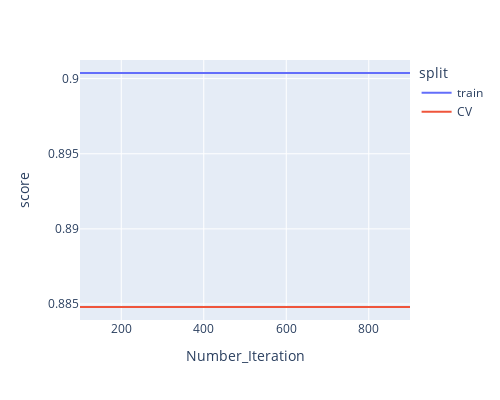
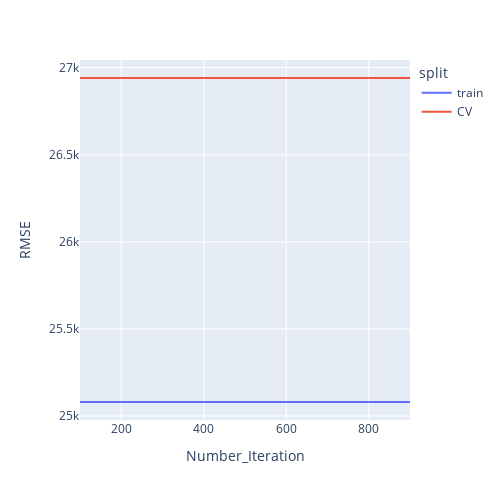

The notebook cell these images were saved under, in order:
### Markdown cell above
### Max Iteration
Another hyperparametic to our SGD regressor. The maximum number of passes over the training data (aka epochs). It only impacts the behavior in the fit method ,let's see if there any improvement by changing the 'max_iter' value.

### Code cell
MAX_ITER_NUMBERS = 1000
k = 5
numerical_cols = X.select_dtypes(include=['int64', 'float64']).columns
categorical_cols = X.select_dtypes(include=['object', 'bool']).columns
    
Max_Iter_score_loss_df = pd.DataFrame(columns=['Number_Iteration', 'split', 'score', 'RMSE'])
for i in tqdm(range(100, MAX_ITER_NUMBERS,100), desc='Max Iteration Regularization'):
    
    ct = ColumnTransformer([("encoding", OneHotEncoder(sparse=False, handle_unknown='ignore'), categorical_cols),
                ("standard", StandardScaler(), numerical_cols)])
    
    model_pipe = make_pipeline(ct,SGDRegressor(eta0 = optimal_eta0,max_iter = i, random_state=1))
    val_score, val_loss, train_score, train_loss = get_cv_score_and_loss(X, t, model_pipe, k=k, p=None, show_score_loss_graphs=False, use_pbar=False)
    Max_Iter_score_loss_df.loc[len(Max_Iter_score_loss_df)] = [i, 'train', train_score, train_loss]
    Max_Iter_score_loss_df.loc[len(Max_Iter_score_loss_df)] = [i, 'CV', val_score, val_loss]

 
fig = px.line(Max_Iter_score_loss_df, x='Number_Iteration', y='score', color='split')
fig.update_layout(autosize=False,    width=500,    height=400)
fig.show()
fig = px.line(Max_Iter_score_loss_df, x='Number_Iteration', y='RMSE', color='split')
fig.update_layout(autosize=False,    width=500,    height=500)
fig.show()

### Figure 1 — Plotly figure (JSON) as saved in the notebook; plotly's stock layout.template omitted (floating-point values rounded to 4 significant figures)
{"data": [{"hovertemplate": "split=train<br>Number_Iteration=%{x}<br>score=%{y}<extra></extra>", "legendgroup": "train", "line": {"color": "#636efa", "dash": "solid"}, "mode": "lines", "name": "train", "orientation": "v", "showlegend": true, "type": "scatter", "x": [100, 200, 300, 400, 500, 600, 700, 800, 900], "xaxis": "x", "y": [0.9004, 0.9004, 0.9004, 0.9004, 0.9004, 0.9004, 0.9004, 0.9004, 0.9004], "yaxis": "y"}, {"hovertemplate": "split=CV<br>Number_Iteration=%{x}<br>score=%{y}<extra></extra>", "legendgroup": "CV", "line": {"color": "#EF553B", "dash": "solid"}, "mode": "lines", "name": "CV", "orientation": "v", "showlegend": true, "type": "scatter", "x": [100, 200, 300, 400, 500, 600, 700, 800, 900], "xaxis": "x", "y": [0.8848, 0.8848, 0.8848, 0.8848, 0.8848, 0.8848, 0.8848, 0.8848, 0.8848], "yaxis": "y"}], "layout": {"autosize": false, "height": 400, "legend": {"title": {"text": "split"}, "tracegroupgap": 0}, "margin": {"t": 60}, "width": 500, "xaxis": {"anchor": "y", "domain": [0.0, 1.0], "title": {"text": "Number_Iteration"}}, "yaxis": {"anchor": "x", "domain": [0.0, 1.0], "title": {"text": "score"}}}}

### Figure 2 — Plotly figure (JSON) as saved in the notebook; plotly's stock layout.template omitted (floating-point values rounded to 4 significant figures)
{"data": [{"hovertemplate": "split=train<br>Number_Iteration=%{x}<br>RMSE=%{y}<extra></extra>", "legendgroup": "train", "line": {"color": "#636efa", "dash": "solid"}, "mode": "lines", "name": "train", "orientation": "v", "showlegend": true, "type": "scatter", "x": [100, 200, 300, 400, 500, 600, 700, 800, 900], "xaxis": "x", "y": [25080.0, 25080.0, 25080.0, 25080.0, 25080.0, 25080.0, 25080.0, 25080.0, 25080.0], "yaxis": "y"}, {"hovertemplate": "split=CV<br>Number_Iteration=%{x}<br>RMSE=%{y}<extra></extra>", "legendgroup": "CV", "line": {"color": "#EF553B", "dash": "solid"}, "mode": "lines", "name": "CV", "orientation": "v", "showlegend": true, "type": "scatter", "x": [100, 200, 300, 400, 500, 600, 700, 800, 900], "xaxis": "x", "y": [26940.0, 26940.0, 26940.0, 26940.0, 26940.0, 26940.0, 26940.0, 26940.0, 26940.0], "yaxis": "y"}], "layout": {"autosize": false, "height": 500, "legend": {"title": {"text": "split"}, "tracegroupgap": 0}, "margin": {"t": 60}, "width": 500, "xaxis": {"anchor": "y", "domain": [0.0, 1.0], "title": {"text": "Number_Iteration"}}, "yaxis": {"anchor": "x", "domain": [0.0, 1.0], "title": {"text": "RMSE"}}}}
